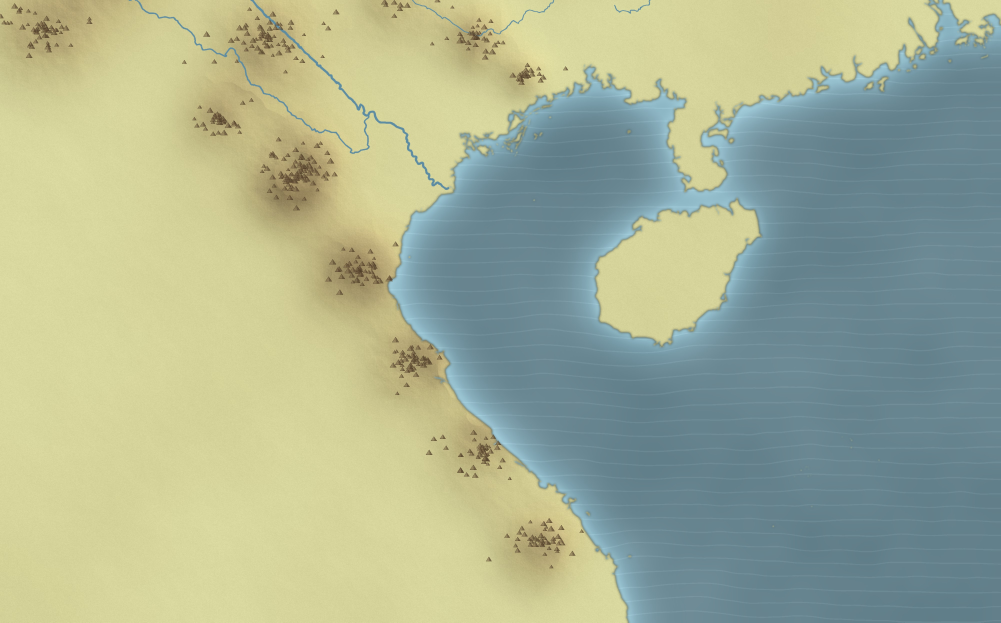
#> input picture phim_ban_do/world8.jpg, 4004 x 2490 px, found by its file name (shown at 1/4 size)
$ python mapink_trung.py
#> lines starting #> are read from the running program, lines starting #| are printed output that depends on the picture; after the words box and inside, x2 and y2 are one past the last pixel; in counts of white or black regions, pixels touching at a corner belong together
# Bản đồ mực từ world7.jpg (đường bờ biển, sông thật). Lớp mực RGBA, nền trong suốt.
import numpy as np,cv2,math
from PIL import Image
Image.MAX_IMAGE_PIXELS=None
im=np.asarray(Image.open('/tmp/ne/world8.jpg').convert('RGB')).astype(np.float32)
LON0,LAT1,S=100.0,22.8,300;KX=S*math.cos(math.radians(23))
x0=(101.2-LON0)*KX;x1=(113.2-LON0)*KX;w=x1-x0;h=w*9/16;yc=(LAT1-18.9)*S;y0=yc-h/2
print('crop',x0,y0,w,h,'lat',LAT1-y0/S,LAT1-(y0+h)/S)
OW,OH=2880,1620
sc=OW/w
M=np.float32([[sc,0,-x0*sc],[0,sc,-y0*sc]])
c=cv2.warpAffine(im,M,(OW,OH),flags=cv2.INTER_AREA if sc<1 else cv2.INTER_LINEAR)
R,G,B=c[...,0],c[...,1],c[...,2]
blue=(B>R+12).astype(np.uint8)
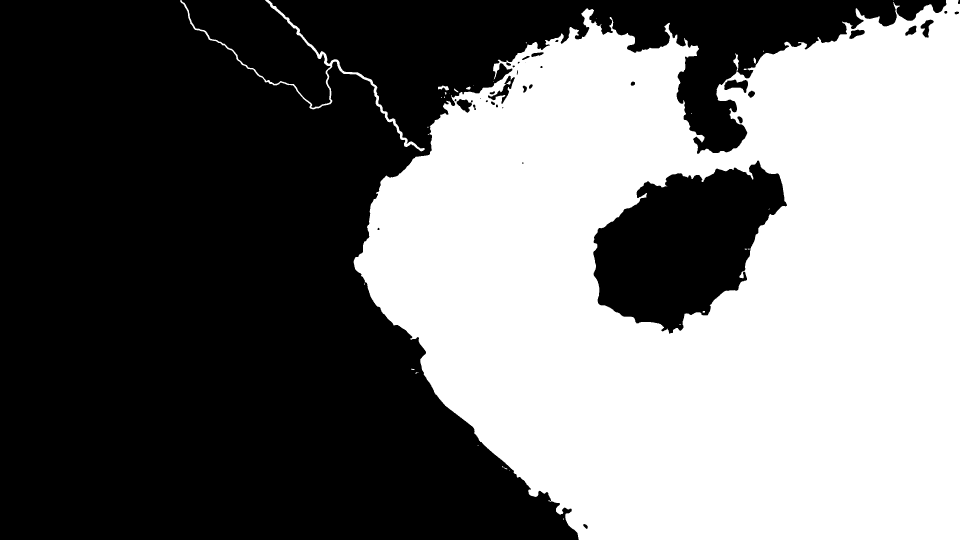
#> blue: shape (1620, 2880) (shown at 1/3 size); values 0 (black) and 1 (white), 45.3% white; 32 white regions (20 under 20 px), largest, box (x1, y1, x2, y2) and area: (1061, 0, 2880, 1620) 2103679, (541, 0, 1274, 454) 9439, (1314, 257, 1347, 271) 273
sea=cv2.morphologyEx(blue,cv2.MORPH_OPEN,np.ones((9,9),np.uint8))
#> sea: shape (1620, 2880); values 0 (black) and 1 (white), 45% white; 11 white regions, largest, box (x1, y1, x2, y2) and area: (1062, 0, 2880, 1620) 2095655, (2195, 218, 2235, 246) 773, (1480, 191, 1498, 214) 371
# giữ thành phần lớn = biển
n,lab,st,_=cv2.connectedComponentsWithStats(sea)
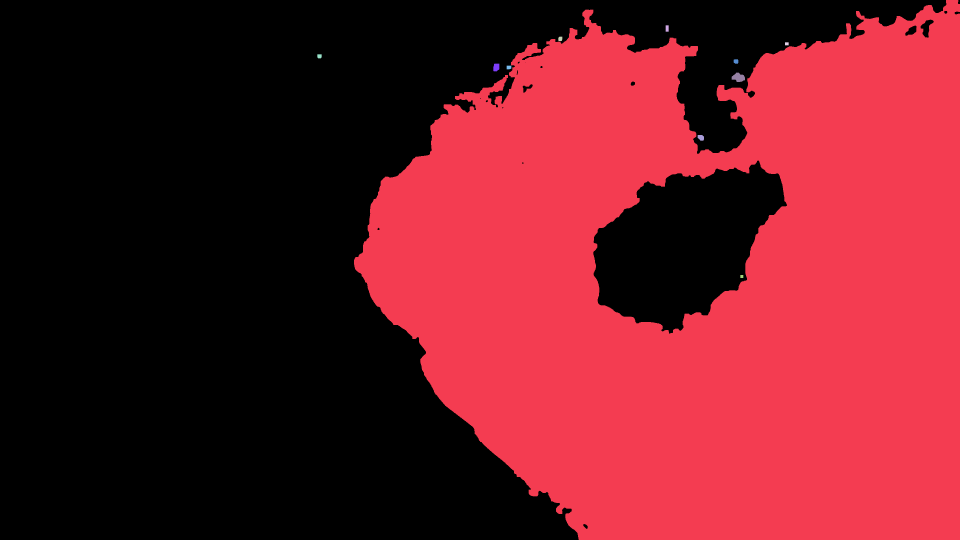
#> lab: shape (1620, 2880) int32 (shown at 1/3 size); 12 distinct labels, from 0 to 11; one colour per label, 0 black
#> n = 12; st = [[0, 0, 2880, 1620, 2567577], [1062, 0, 1818, 1620, 2095655], [1997, 76, 9, 19, 171], [1675, 110, 12, 13, 144], [2355, 127, 11, 9, 99], [952, 163, 13, 12, 148], [2201, 178, 14, 13, 168], [1480, 191, 18, 23, 371], [1520, 197, 14, 11, 147], [2195, 218, 40, 28, 773], [2093, 405, 19, 17, 266], [2221, 825, 9, 9, 81]]
keep=np.zeros_like(sea)
for i in range(1,n):
    if st[i,4]>20000: keep[lab==i]=1
#> keep: shape (1620, 2880); values 0 (black) and 1 (white), 44.9% white; 1 white region, box (x1, y1, x2, y2) and area: (1062, 0, 2880, 1620) 2095655
sea=keep
river=blue*(1-cv2.dilate(sea,np.ones((7,7),np.uint8)))
#> river: shape (1620, 2880); values 0 (black) and 1 (white), 0.34% white; 87 white regions (48 under 20 px), largest, box (x1, y1, x2, y2) and area: (541, 0, 1274, 454) 9439, (2169, 160, 2239, 252) 1388, (1479, 179, 1534, 238) 912
river=cv2.morphologyEx(river,cv2.MORPH_OPEN,np.ones((2,2),np.uint8))
#> river: shape (1620, 2880); values 0 (black) and 1 (white), 0.34% white; 71 white regions (31 under 20 px), largest, box (x1, y1, x2, y2) and area: (542, 0, 1275, 455) 9449, (2171, 162, 2240, 253) 1384, (1480, 180, 1535, 238) 907
lum=(R+G+B)/3
mount=((R<165)&(G<140)&(B<110)&(sea==0)).astype(np.uint8)
#> mount: shape (1620, 2880); values 0 (black) and 1 (white), 1.1% white; 270 white regions (182 under 20 px), largest, box (x1, y1, x2, y2) and area: (639, 323, 830, 526) 16842, (875, 678, 1045, 799) 8669, (1067, 992, 1216, 1089) 4737
rng=np.random.default_rng(3)
def fbm(oct=5,base=4):
#> called with oct = 5, base = 4
    out=np.zeros((OH,OW),np.float32);a=1;t=0
    for o in range(oct):
        nn=base*2**o;g=rng.random((int(nn*OH/OW)+2,nn+2)).astype(np.float32)
        out+=cv2.resize(g,(OW,OH),interpolation=cv2.INTER_CUBIC)*a;t+=a;a*=.5
    return out/t
N=fbm();N2=fbm(4,12)
# biển: mực loang đậm dần ra khơi, có vệt sóng ngang
dist=cv2.distanceTransform(sea,cv2.DIST_L2,5)
seaa=sea*(0.24+0.26*np.clip(dist/300,0,1)+0.18*(N-.5))
yy=np.arange(OH)[:,None];xx=np.arange(OW)[None,:]
lines=(np.sin(yy*0.07+N2*14+xx*0.0015)>0.965).astype(np.float32)*sea*np.clip(dist/60,0,1)*0.16*(N2>0.55)
lines=cv2.GaussianBlur(lines,(0,0),1.2)
# bờ biển: viền mực, có rung
edge=cv2.morphologyEx(sea,cv2.MORPH_GRADIENT,np.ones((3,3),np.uint8)).astype(np.float32)
#> edge: shape (1620, 2880) float32; values 0 (black) and 1 (white), 0.47% white in thin lines or dots, all inside (x1, y1, x2, y2) = (1061, 0, 2880, 1620)
edge=np.clip(cv2.GaussianBlur(cv2.dilate(edge,np.ones((2,2),np.uint8)),(0,0),1.1)*1.4,0,1)
inner=np.clip(1-dist/18,0,1)*sea*0.25   # quầng đậm sát bờ
rv=np.clip(cv2.GaussianBlur(river.astype(np.float32),(0,0),.9)*1.3,0,1)*0.6
# địa hình: vùng tối trên đất -> mực nhạt; tam giác núi -> nét mực
ref=cv2.GaussianBlur(lum,(0,0),60)
relief=np.clip((218-cv2.GaussianBlur(lum,(0,0),10))/55,0,1)*(1-sea)*0.30
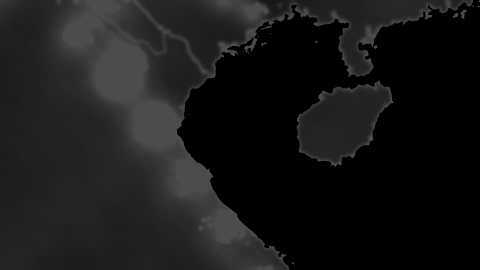
#> relief: shape (1620, 2880) float32 (shown at 1/6 size); min 0, max 0.3, mean 0.0973
mtc=np.zeros((OH,OW),np.uint8);shc=np.zeros((OH,OW),np.uint8)
nm,lm,stm,cen=cv2.connectedComponentsWithStats(mount)
#> lm: shape (1620, 2880) int32; 271 distinct labels, from 0 to 270
#> nm = 271; stm = 271 rows, first 6: [0, 0, 2880, 1620, 4613780], [447, 0, 20, 14, 154], [528, 0, 15, 12, 95], [731, 0, 20, 2, 38], [753, 0, 20, 12, 132], [345, 2, 16, 13, 83]; cen = 271 pairs, first value 350 to 1679.1, second value 0.526 to 1618.8
for i in range(1,nm):
    if stm[i,4]<4: continue
    x0_,y0_,w_,h_,ar=stm[i];k=max(1,int(ar/90))
    for j in range(min(k,40)):
        cx=x0_+rng.random()*w_;cy=y0_+rng.random()*h_;hh=12+rng.random()*16;ww=hh*1.5
        L=np.int32([[ (cx-ww/2+ww/2*u)*4,(cy+hh*.4-hh*(u**.8))*4] for u in np.linspace(0,1,7)])
        Rr=np.int32([[ (cx+ww/2*u)*4,(cy-hh*.6+hh*(u**1.2))*4] for u in np.linspace(0,1,7)])
        cv2.polylines(mtc,[L],False,190,3,cv2.LINE_AA,shift=2);cv2.polylines(mtc,[Rr],False,128,2,cv2.LINE_AA,shift=2)
        cv2.fillPoly(shc,[np.concatenate([L,Rr])],90,cv2.LINE_AA,shift=2)
#> this loop made 270 passes
#> (x0_, y0_, w_, h_, ar, k) on passes 1 to 3: (447, 0, 20, 14, 154, 1), (528, 0, 15, 12, 95, 1), (731, 0, 20, 2, 38, 1)
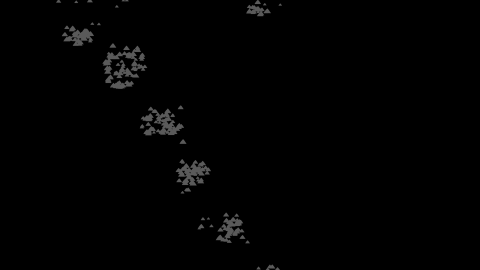
#> shc: shape (1620, 2880) (shown at 1/6 size); min 0, max 90, mean 1.9
mt=np.maximum(mtc.astype(np.float32)/255,cv2.GaussianBlur(shc.astype(np.float32)/255,(0,0),2)*0.4)
A=np.clip(seaa+lines+edge*0.9+inner+rv+relief+mt,0,1)
# làm méo nhẹ cho giống nét cọ
dx=(cv2.GaussianBlur(rng.random((OH,OW)).astype(np.float32),(0,0),3)-.5)*14
dy=(cv2.GaussianBlur(rng.random((OH,OW)).astype(np.float32),(0,0),3)-.5)*14
mx,my=np.meshgrid(np.arange(OW,dtype=np.float32),np.arange(OH,dtype=np.float32))
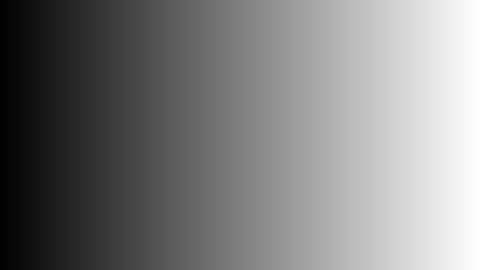
#> mx: shape (1620, 2880) float32 (shown at 1/6 size); min 0, max 2879, mean 1439.5; drawn with min black and max white
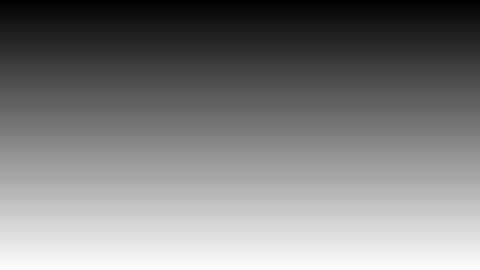
#> my: shape (1620, 2880) float32 (shown at 1/6 size); min 0, max 1619, mean 809.5; drawn with min black and max white
A=cv2.remap(A.astype(np.float32),mx+dx,my+dy,cv2.INTER_LINEAR)
ink=np.array([21,19,15],np.uint8)
#> ink = [21, 19, 15]
out=np.zeros((OH,OW,4),np.uint8);out[...,:3]=ink;out[...,3]=(A*255).astype(np.uint8)
#> after `out[..., 3] = (A * 255).astype(np.uint8)`:
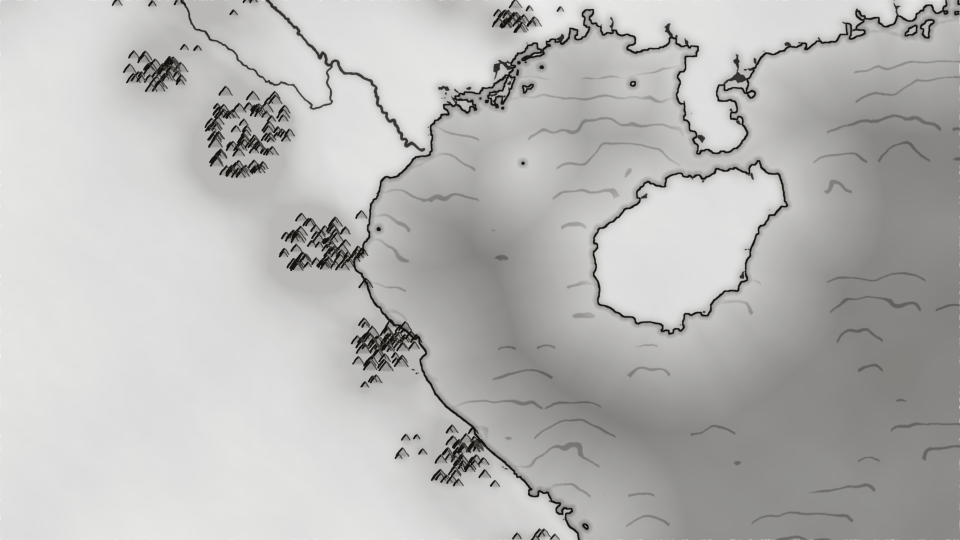
#> out: shape (1620, 2880, 4) (shown at 1/3 size); mean of channels 0, 1, 2, 3 21, 19, 15, 76.2; transparent parts drawn white
Image.fromarray(out,'RGBA').save('/tmp/gen/bd/a/map_trung.png')
# tọa độ thế giới (1920x1080) của các địa danh
def wpt(lon,lat): X=(lon-LON0)*KX;Y=(LAT1-lat)*S;return round((X-x0)*sc/1.5,1),round((Y-y0)*sc/1.5,1)
P={'daila':(105.85,21.03),'aichau':(105.78,19.80),'hoanchau':(105.75,18.45),'liemchau':(109.15,21.66),'lamap':(108.25,15.85),'chanlap':(103.6,16.4),'namdan':(105.5,18.7),'quynhchau':(110.35,19.98)}
import json;json.dump({k:wpt(*v) for k,v in P.items()},open('/tmp/gen/bd/a/map_trung_pts.json','w'),indent=1)
print({k:wpt(*v) for k,v in P.items()})
#| {'daila': (744.0, 169.8), 'aichau': (732.8, 383.6), 'hoanchau': (728.0, 618.2), 'liemchau': (1272.0, 60.3), 'lamap': (1128.0, 1070.1), 'chanlap': (384.0, 974.5), 'namdan': (688.0, 574.8), 'quynhchau': (1464.0, 352.3)}

$ run again, with phim_ban_do/world7.jpg copied over phim_ban_do/world8.jpg
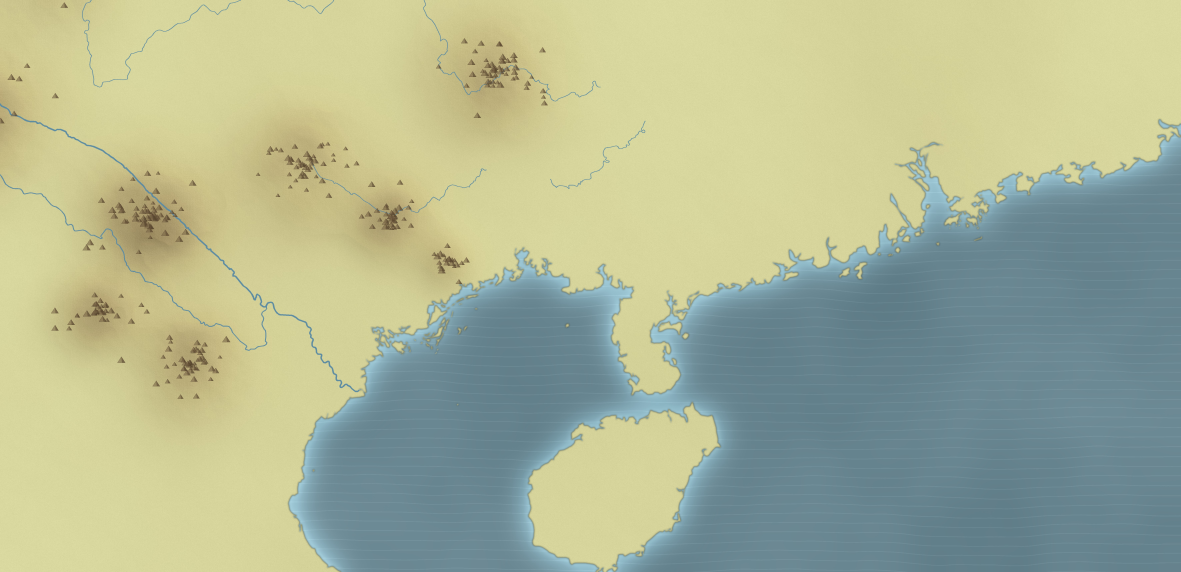
#> input picture phim_ban_do/world7.jpg, 7084 x 3432 px, found by its file name (shown at 1/6 size)
#> blue: shape (1620, 2880); values 0 (black) and 1 (white), 7.9% white; 39 white regions (9 under 20 px), largest, box (x1, y1, x2, y2) and area: (1679, 1096, 2880, 1620) 332969, (0, 869, 1365, 1620) 17374, (0, 465, 605, 898) 5638
#> sea: shape (1620, 2880); values 0 (black) and 1 (white), 7.1% white; 10 white regions, largest, box (x1, y1, x2, y2) and area: (1730, 1100, 2880, 1620) 323766, (1683, 1582, 1778, 1620) 2162, (1943, 1385, 1978, 1434) 1332
#> lab: shape (1620, 2880) int32; 11 distinct labels, from 0 to 10
#> n = 11; st = [[0, 0, 2880, 1620, 4336103], [1730, 1100, 1150, 520, 323766], [2549, 1144, 12, 12, 143], [2551, 1180, 16, 19, 254], [1034, 1348, 13, 11, 138], [1943, 1385, 35, 49, 1332], [2017, 1478, 18, 16, 242], [1660, 1500, 54, 26, 801], [1806, 1506, 20, 15, 264], [1683, 1582, 95, 38, 2162], [1815, 1601, 33, 19, 395]]
#> mount: shape (1620, 2880); values 0 (black) and 1 (white), 2.2% white; 392 white regions (280 under 20 px), largest, box (x1, y1, x2, y2) and area: (399, 855, 568, 1059) 12919, (1700, 859, 1815, 993) 7123, (2216, 113, 2372, 201) 6111
#> `nm,lm,stm,cen=cv2.connectedComponentsWithStats(mount)`:
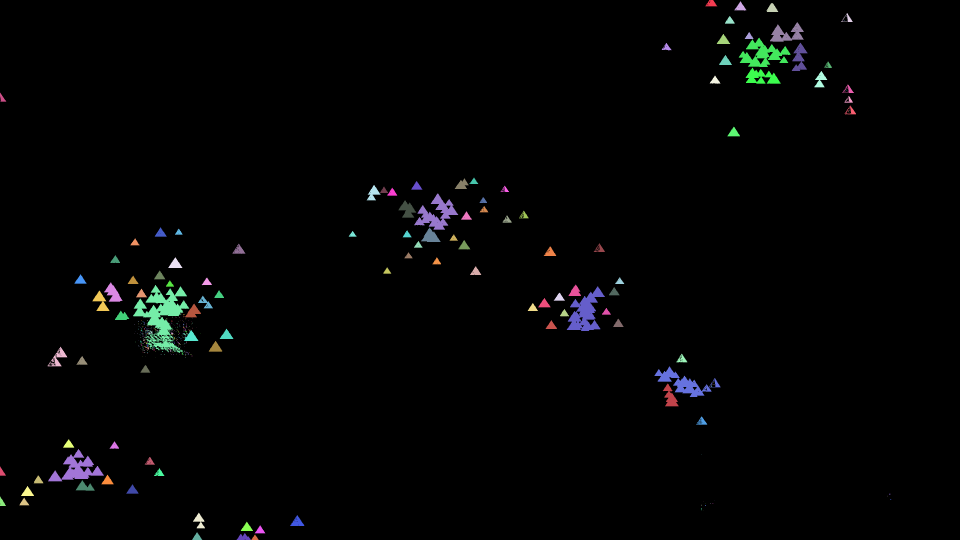
#> lm: shape (1620, 2880) int32 (shown at 1/3 size); 393 distinct labels, from 0 to 392; one colour per label, 0 black
#> nm = 393; stm = 393 rows, first 6: [0, 0, 2880, 1620, 4565110], [2116, 0, 36, 19, 432], [2203, 4, 36, 28, 497], [2299, 9, 36, 27, 569], [2524, 39, 34, 27, 274], [2175, 48, 29, 23, 375]; cen = 393 pairs, first value 5.59 to 2671.2, second value 10.73 to 1613.9
#> the loop `for i in range(1,nm):` made 392 passes
#> (x0_, y0_, w_, h_, ar, k) on passes 1 to 3: (2116, 0, 36, 19, 432, 4), (2203, 4, 36, 28, 497, 5), (2299, 9, 36, 27, 569, 6)
#> ink = [21, 19, 15]
#> out: shape (1620, 2880, 4); every value is 0
#> `out[..., 3] = (A * 255).astype(np.uint8)`:
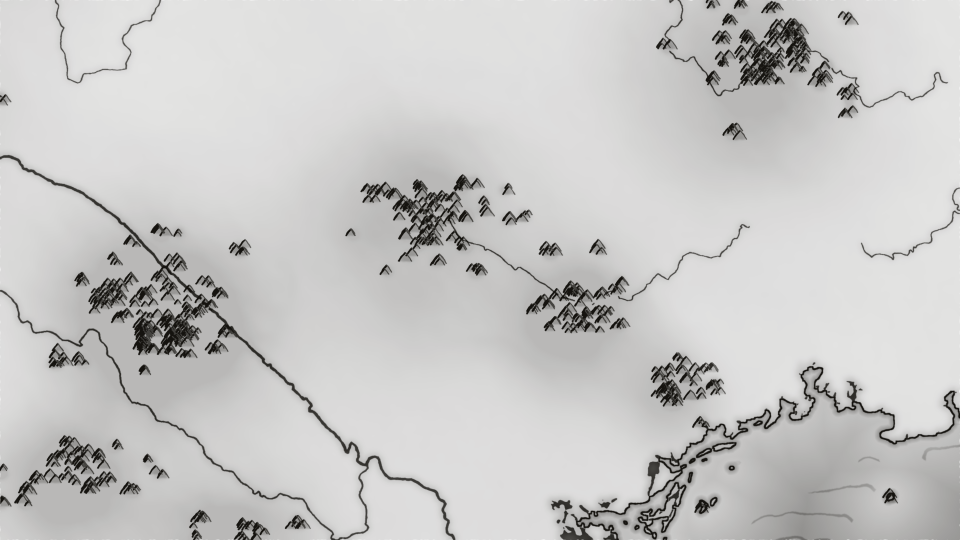
#> out: shape (1620, 2880, 4) (shown at 1/3 size); mean of channels 0, 1, 2, 3 21, 19, 15, 59.6; transparent parts drawn white
#| {'daila': (744.0, 169.8), 'aichau': (732.8, 383.6), 'hoanchau': (728.0, 618.2), 'liemchau': (1272.0, 60.3), 'lamap': (1128.0, 1070.1), 'chanlap': (384.0, 974.5), 'namdan': (688.0, 574.8), 'quynhchau': (1464.0, 352.3)}
